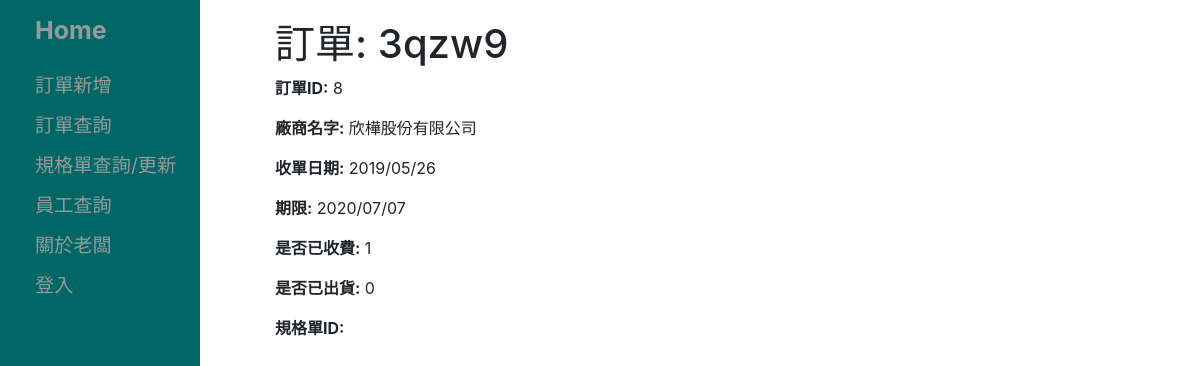
Screenshot of /onlineOrderSystem/orderform/8 with the database file from the repository.
### onlineOrderSystem/models.py (models this page shows, shortened)
class OrderForm(models.Model):
    id = models.AutoField(primary_key=True)
    IDName = models.CharField('訂單ID', max_length=20)
    hasReceivedCash = models.CharField('收費', max_length=2, help_text='1/0')
    hasShipped = models.CharField('出貨', max_length=2, help_text='1/0')
    deadLine = models.CharField('期限', max_length=10, help_text='2020/12/12')
    firmName = models.CharField('廠商名字', max_length=20)
    dateReceived = models.CharField('接單日期', max_length=10, help_text='2020/12/12')
    dataSheetID = models.CharField('規格單', max_length=1000, default='none')
    ...
    class Meta:
        db_table = "訂單"
        ordering = ['IDName']

### onlineOrderSystem/views.py (the view)
# urls.py: path('orderform/<int:pk>', views.OrderFormDetailView.as_view(), name='orderform-detail'),
class OrderFormDetailView(generic.DetailView):
    model = OrderForm
    context_object_name = 'orderform_detail'
    template_name = 'onlineOrderSystem/OrderForm_detail.html'

### templates/onlineOrderSystem/OrderForm_detail.html
{% extends "base_generic.html" %}
{% block content %}
  <h1>訂單: {{ orderform_detail.IDName }}</h1>
  <p><strong>訂單ID:</strong> {{ orderform_detail.id }}</p>
  <p><strong>廠商名字:</strong> {{ orderform_detail.firmName}}</p>
  <p><strong>收單日期:</strong> {{ orderform_detail.dateReceived }}</p>
  <p><strong>期限:</strong> {{ orderform_detail.deadLine }}</p>
  <p><strong>是否已收費:</strong> {{ orderform_detail.hasReceivedCash }}</p>
  <p><strong>是否已出貨:</strong> {{ orderform_detail.hasShipped }}</p>
  <p><strong>規格單ID:</strong> {{ orderform_detail.datasheetID }}</p>
{% endblock %}

### rows the page displays
OrderForm: IDName "3qzw9", id "8", firmName "欣樺股份有限公司", dateReceived "2019/05/26", deadLine "2020/07/07", hasReceivedCash "1", hasShipped "0"
